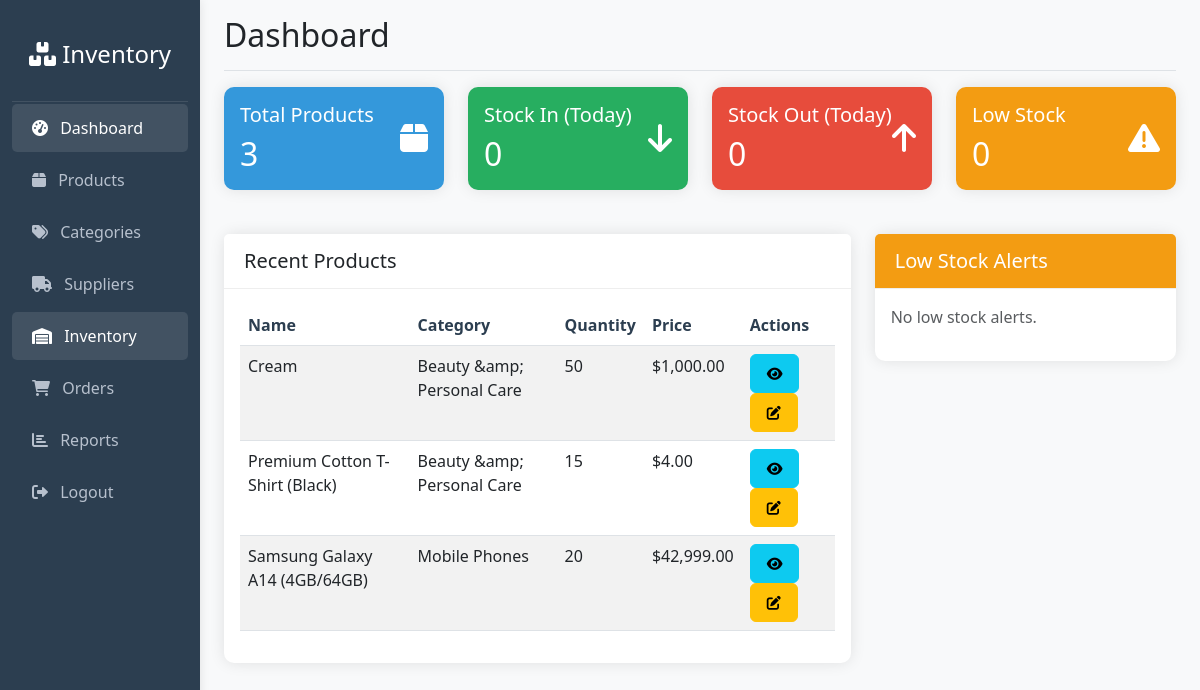
The page / on the database its author committed.
### tables this page shows
CREATE TABLE `products` (
  `id` int(11) NOT NULL,
  `sku` varchar(50) NOT NULL,
  `name` varchar(255) NOT NULL,
  `description` text DEFAULT NULL,
  `category_id` int(11) DEFAULT NULL,
  `supplier_id` int(11) DEFAULT NULL,
  `quantity` int(11) DEFAULT 0,
  `price` decimal(10,2) DEFAULT 0.00,
  `cost_price` decimal(10,2) DEFAULT 0.00,
  `image` varchar(255) DEFAULT NULL,
  `min_stock_level` int(11) DEFAULT 5,
  `created_at` timestamp NOT NULL DEFAULT current_timestamp(),
  `updated_at` timestamp NOT NULL DEFAULT current_timestamp() ON UPDATE current_timestamp()
);

CREATE TABLE `categories` (
  `id` int(11) NOT NULL,
  `name` varchar(100) NOT NULL,
  `description` text DEFAULT NULL,
  `created_at` timestamp NOT NULL DEFAULT current_timestamp()
);

### includes/functions.php (called while the page is built, shortened)
<?php
function formatCurrency($amount) {
    return '$' . number_format($amount, 2);
}
function getLowStockProducts($conn) {
    $query = "SELECT COUNT(*) as count FROM products WHERE quantity <= min_stock_level";
    $stmt = $conn->prepare($query);
    $stmt->execute();
    $result = $stmt->fetch(PDO::FETCH_ASSOC);
    return $result['count'];
}
function getTotalProducts($conn) {
    $query = "SELECT COUNT(*) as count FROM products";
    $stmt = $conn->prepare($query);
    $stmt->execute();
    $result = $stmt->fetch(PDO::FETCH_ASSOC);
    return $result['count'];
}
function getStockInCount($conn) {
    $query = "SELECT SUM(quantity) as total FROM inventory_movements WHERE movement_type = 'IN' AND DATE(created_at) = CURDATE()";
    $stmt = $conn->prepare($query);
    $stmt->execute();
    $result = $stmt->fetch(PDO::FETCH_ASSOC);
    return $result['total'] ?: 0;
}
function getStockOutCount($conn) {
    $query = "SELECT SUM(quantity) as total FROM inventory_movements WHERE movement_type = 'OUT' AND DATE(created_at) = CURDATE()";
    $stmt = $conn->prepare($query);
    $stmt->execute();
    $result = $stmt->fetch(PDO::FETCH_ASSOC);
    return $result['total'] ?: 0;
}
?>

### index.php (the view, shortened to what this page needs)
<?php
require_once 'includes/functions.php';
$database = new Database();
$conn = $database->getConnection();
require_once 'includes/header.php';
require_once 'includes/sidebar.php';
?>
<main class="col-md-9 ms-sm-auto col-lg-10 px-md-4">
    <div class="d-flex justify-content-between flex-wrap flex-md-nowrap align-items-center pt-3 pb-2 mb-3 border-bottom">
        <h1 class="h2">Dashboard</h1>
    </div>
    <div class="row">
        <div class="col-md-3 mb-4">
            <div class="card text-white bg-primary">
                <div class="card-body">
                    <div class="d-flex justify-content-between">
                        <div>
                            <h5 class="card-title">Total Products</h5>
                            <h2 class="mb-0"><?php echo getTotalProducts($conn); ?></h2>
                        </div>
                        <div class="align-self-center">
                            <i class="fas fa-box fa-2x"></i>
                        </div>
                    </div>
                </div>
            </div>
        </div>
        <div class="col-md-3 mb-4">
            <div class="card text-white bg-success">
                <div class="card-body">
                    <div class="d-flex justify-content-between">
                        <div>
                            <h5 class="card-title">Stock In (Today)</h5>
                            <h2 class="mb-0"><?php echo getStockInCount($conn); ?></h2>
                        </div>
                        <div class="align-self-center">
                            <i class="fas fa-arrow-down fa-2x"></i>
                        </div>
                    </div>
                </div>
            </div>
        </div>
        <div class="col-md-3 mb-4">
            <div class="card text-white bg-danger">
                <div class="card-body">
                    <div class="d-flex justify-content-between">
                        <div>
                            <h5 class="card-title">Stock Out (Today)</h5>
                            <h2 class="mb-0"><?php echo getStockOutCount($conn); ?></h2>
                        </div>
                        <div class="align-self-center">
                            <i class="fas fa-arrow-up fa-2x"></i>
                        </div>
                    </div>
                </div>
            </div>
        </div>
        <div class="col-md-3 mb-4">
            <div class="card text-white bg-warning">
                <div class="card-body">
                    <div class="d-flex justify-content-between">
                        <div>
                            <h5 class="card-title">Low Stock</h5>
                            <h2 class="mb-0"><?php echo getLowStockProducts($conn); ?></h2>
                        </div>
                        <div class="align-self-center">
                            <i class="fas fa-exclamation-triangle fa-2x"></i>
                        </div>
                    </div>
                </div>
            </div>
        </div>
    </div>
    <div class="row">
        <div class="col-md-8">
            <div class="card">
                <div class="card-header">
                    <h5 class="card-title mb-0">Recent Products</h5>
                </div>
                <div class="card-body">
                    <div class="table-responsive">
                        <table class="table table-striped table-hover">
                            <thead>
                                <tr>
                                    <th>Name</th>
                                    <th>Category</th>
                                    <th>Quantity</th>
                                    <th>Price</th>
                                    <th>Actions</th>
                                </tr>
                            </thead>
                            <tbody>
                                <?php
                                $query = "SELECT p.*, c.name as category_name
                                         FROM products p
                                         LEFT JOIN categories c ON p.category_id = c.id
                                         ORDER BY p.created_at DESC
                                         LIMIT 5";
                                $stmt = $conn->prepare($query);
                                $stmt->execute();
                                while ($row = $stmt->fetch(PDO::FETCH_ASSOC)) {
                                    echo "<tr>";
                                    echo "<td>" . htmlspecialchars($row['name']) . "</td>";
                                    echo "<td>" . htmlspecialchars($row['category_name']) . "</td>";
                                    echo "<td>" . $row['quantity'] . "</td>";
                                    echo "<td>" . formatCurrency($row['price']) . "</td>";
                                    echo "<td>
                                            <a href='modules/products/view.php?id=" . $row['id'] . "' class='btn btn-sm btn-info'><i class='fas fa-eye'></i></a>
                                            <a href='modules/products/edit.php?id=" . $row['id'] . "' class='btn btn-sm btn-warning'><i class='fas fa-edit'></i></a>
                                          </td>";
                                    echo "</tr>";
                                }
                                ?>
                            </tbody>
                        </table>
                    </div>
                </div>
            </div>
        </div>
        <div class="col-md-4">
            <div class="card">
                <div class="card-header bg-warning">
                    <h5 class="card-title mb-0 text-white">Low Stock Alerts</h5>
                </div>
                <div class="card-body">
                    <?php
                    $query = "SELECT name, quantity, min_stock_level
                             FROM products
                             WHERE quantity <= min_stock_level
                             ORDER BY quantity ASC
                             LIMIT 5";
                    $stmt = $conn->prepare($query);
                    $stmt->execute();
                    if ($stmt->rowCount() > 0) {
                        while ($row = $stmt->fetch(PDO::FETCH_ASSOC)) {
                            echo "<div class='alert alert-warning py-2 mb-2'>
                                    <strong>" . htmlspecialchars($row['name']) . "</strong><br>
                                    <small>Stock: " . $row['quantity'] . " (Min: " . $row['min_stock_level'] . ")</small>
                                  </div>";
                        }
                    } else {
                        echo "<p class='text-muted'>No low stock alerts.</p>";
                    }
                    ?>
                </div>
            </div>
        </div>
    </div>
</main>
<?php require_once 'includes/footer.php'; ?>

### assets/css/style.css (style rules this page uses)
:root { --primary-color: #3498db; --secondary-color: #2c3e50; --success-color: #27ae60; --danger-color: #e74c3c; --warning-color: #f39c12; --info-color: #17a2b8; }
body { font-family: 'Segoe UI', Tahoma, Geneva, Verdana, sans-serif; background-color: #f8f9fa; }
.card { border: none; box-shadow: 0 0 15px rgba(0,0,0,0.1); border-radius: 10px; margin-bottom: 20px; }
.card-header { background: white; border-bottom: 1px solid #eee; padding: 15px 20px; }
.table th { border-top: none; font-weight: 600; color: var(--secondary-color); }
.btn { border-radius: 6px; padding: 8px 16px; font-weight: 500; }
.bg-primary { background-color: var(--primary-color) !important; }
.bg-success { background-color: var(--success-color) !important; }
.bg-danger { background-color: var(--danger-color) !important; }
.bg-warning { background-color: var(--warning-color) !important; }

### rows shown on the page
products: name "Cream", category.name "Beauty &amp; Personal Care", quantity "50", price "$1,000.00"
products: name "Premium Cotton T-Shirt (Black)", category.name "Beauty &amp; Personal Care", quantity "15", price "$4.00"
products: name "Samsung Galaxy A14 (4GB/64GB)", category.name "Mobile Phones", quantity "20", price "$42,999.00"

### other values the page prints
getTotalProducts($conn) "3"
getStockInCount($conn) "0"
getStockOutCount($conn) "0"
getLowStockProducts($conn) "0"
